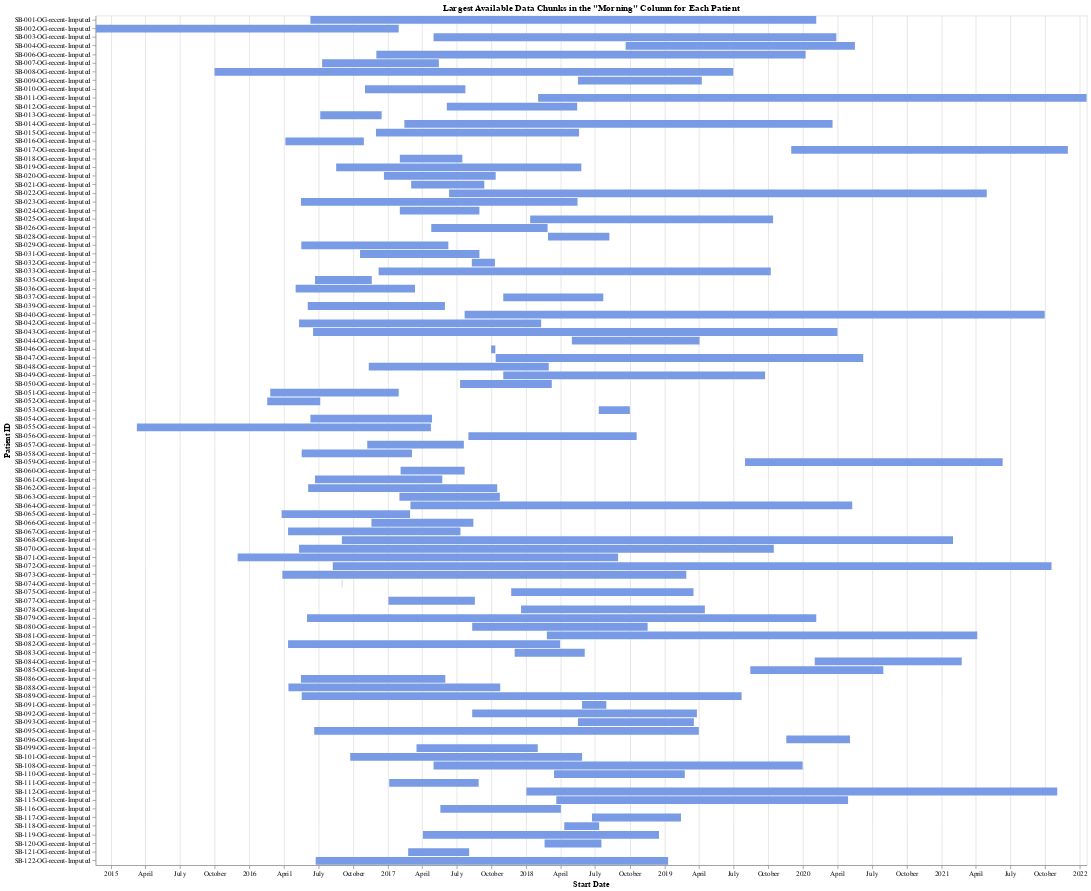

The cell this chart's notebook holds for it:
### Markdown cell above
## Display Largest available chunk in "Morning" Column

### Code cell
import pandas as pd
import altair as alt

# Convert date to datetime
df_all['Date'] = pd.to_datetime(df_all['Date'])

# Create a DataFrame to hold the biggest available chunks for visualization
biggest_available_chunks_df = pd.DataFrame(columns=['patient_id', 'start_date', 'end_date', 'chunk_size'])

# Function to find the largest available chunk
def find_largest_available_chunk(patient_data, column):
    patient_data = patient_data.sort_values(by='Date')
    patient_data['is_missing'] = patient_data[column].isna()
    
    # Variables to track available chunks
    largest_chunk = {
        'patient_id': None,
        'start_date': None,
        'end_date': None,
        'chunk_size': 0
    }
    current_chunk_start = None
    current_chunk_size = 0

    # Loop through the patient data to find the largest available chunk
    for index, row in patient_data.iterrows():
        if not row['is_missing']:  # If value is not NaN (i.e., available)
            if current_chunk_start is None:
                current_chunk_start = row['Date']  # Start of a new available chunk
            current_chunk_size += 1
        else:
            # Check if the current available chunk is the largest so far
            if current_chunk_size > largest_chunk['chunk_size']:
                largest_chunk = {
                    'patient_id': row['patient_id'],
                    'start_date': current_chunk_start,
                    'end_date': row['Date'],
                    'chunk_size': current_chunk_size
                }
            current_chunk_start = None
            current_chunk_size = 0

    # Handle the case where the last chunk is the largest
    if current_chunk_size > largest_chunk['chunk_size']:
        largest_chunk = {
            'patient_id': patient_data.iloc[-1]['patient_id'],
            'start_date': current_chunk_start,
            'end_date': patient_data.iloc[-1]['Date'],
            'chunk_size': current_chunk_size
        }
    
    return largest_chunk

# Loop through each patient to find the largest available chunk for the "Morning" column
for patient_id in df_all['patient_id'].unique():
    patient_data = df_all[df_all['patient_id'] == patient_id]
    largest_chunk = find_largest_available_chunk(patient_data, "Morning")

    # Append the largest chunk to the DataFrame
    if largest_chunk['chunk_size'] > 0:
        biggest_available_chunks_df = pd.concat([biggest_available_chunks_df, pd.DataFrame([largest_chunk])], ignore_index=True)

# Convert dates to datetime
biggest_available_chunks_df['start_date'] = pd.to_datetime(biggest_available_chunks_df['start_date'])
biggest_available_chunks_df['end_date'] = pd.to_datetime(biggest_available_chunks_df['end_date'])

# Create a base Altair chart for the largest available chunk
base = alt.Chart(biggest_available_chunks_df).encode(
    y=alt.Y('patient_id:N', title='Patient ID', sort=alt.EncodingSortField(field='patient_id', order='ascending')),
    x=alt.X('start_date:T', title='Start Date')
)

# Create bars representing the largest available chunk for each patient
chunk_bars = base.mark_bar().encode(
    x2='end_date:T',
    color=alt.value('#799AE5'),  # Color for available data periods
    tooltip=['patient_id:N', 'start_date:T', 'end_date:T', 'chunk_size:Q']
)

# Display the chart
chunk_bars.properties(
    title='Largest Available Data Chunks in the "Morning" Column for Each Patient',
    width=1400,
    height=1200
).interactive()

### Figure 1 — Vega-Lite specification as saved in the notebook (floating-point values rounded to 4 significant figures)
{"config": {"view": {"continuousWidth": 300, "continuousHeight": 300}}, "data": {"name": "data-08f48a0cadc097f919dce1d152a7d883"}, "mark": {"type": "bar"}, "encoding": {"color": {"value": "#799AE5"}, "tooltip": [{"field": "patient_id", "type": "nominal"}, {"field": "start_date", "type": "temporal"}, {"field": "end_date", "type": "temporal"}, {"field": "chunk_size", "type": "quantitative"}], "x": {"field": "start_date", "title": "Start Date", "type": "temporal"}, "x2": {"field": "end_date"}, "y": {"field": "patient_id", "sort": {"field": "patient_id", "order": "ascending"}, "title": "Patient ID", "type": "nominal"}}, "height": 1200, "params": [{"name": "param_1", "select": {"type": "interval", "encodings": ["x", "y"]}, "bind": "scales"}], "title": "Largest Available Data Chunks in the \"Morning\" Column for Each Patient", "width": 1400, "$schema": "https://vega.github.io/schema/vega-lite/v5.20.1.json", "datasets": {"data-08f48a0cadc097f919dce1d152a7d883": [{"patient_id": "SB-011-OG-recent-Imputed", "start_date": "2018-02-01T00:00:00", "end_date": "2022-01-19T00:00:00", "chunk_size": 1449}, {"patient_id": "SB-112-OG-recent-Imputed", "start_date": "2018-01-01T00:00:00", "end_date": "2021-11-02T00:00:00", "chunk_size": 1402}, {"patient_id": "SB-007-OG-recent-Imputed", "start_date": "2016-07-11T00:00:00", "end_date": "2017-05-15T00:00:00", "chunk_size": 309}, {"patient_id": "SB-053-OG-recent-Imputed", "start_date": "2018-07-11T00:00:00", "end_date": "2018-10-01T00:00:00", "chunk_size": 82}, {"patient_id": "SB-061-OG-recent-Imputed", "start_date": "2016-06-22T00:00:00", "end_date": "2017-05-24T00:00:00", "chunk_size": 337}, {"patient_id": "SB-077-OG-recent-Imputed", "start_date": "2017-01-02T00:00:00", "end_date": "2017-08-18T00:00:00", "chunk_size": 228}, {"patient_id": "SB-019-OG-recent-Imputed", "start_date": "2016-08-17T00:00:00", "end_date": "2018-05-26T00:00:00", "chunk_size": 648}, {"patient_id": "SB-083-OG-recent-Imputed", "start_date": "2017-12-01T00:00:00", "end_date": "2018-06-04T00:00:00", "chunk_size": 186}, {"patient_id": "SB-035-OG-recent-Imputed", "start_date": "2016-06-22T00:00:00", "end_date": "2016-11-19T00:00:00", "chunk_size": 150}, {"patient_id": "SB-120-OG-recent-Imputed", "start_date": "2018-02-18T00:00:00", "end_date": "2018-07-18T00:00:00", "chunk_size": 151}, {"patient_id": "SB-023-OG-recent-Imputed", "start_date": "2016-05-16T00:00:00", "end_date": "2018-05-16T00:00:00", "chunk_size": 730}, {"patient_id": "SB-095-OG-recent-Imputed", "start_date": "2016-06-20T00:00:00", "end_date": "2019-04-01T00:00:00", "chunk_size": 1016}, {"patient_id": "SB-029-OG-recent-Imputed", "start_date": "2016-05-17T00:00:00", "end_date": "2017-06-09T00:00:00", "chunk_size": 388}, {"patient_id": "SB-047-OG-recent-Imputed", "start_date": "2017-10-12T00:00:00", "end_date": "2020-06-08T00:00:00", "chunk_size": 971}, {"patient_id": "SB-089-OG-recent-Imputed", "start_date": "2016-05-18T00:00:00", "end_date": "2019-07-23T00:00:00", "chunk_size": 1161}, {"patient_id": "SB-051-OG-recent-Imputed", "start_date": "2016-02-25T00:00:00", "end_date": "2017-01-29T00:00:00", "chunk_size": 340}, {"patient_id": "SB-013-OG-recent-Imputed", "start_date": "2016-07-06T00:00:00", "end_date": "2016-12-15T00:00:00", "chunk_size": 162}, {"patient_id": "SB-110-OG-recent-Imputed", "start_date": "2018-03-15T00:00:00", "end_date": "2019-02-23T00:00:00", "chunk_size": 346}, {"patient_id": "SB-059-OG-recent-Imputed", "start_date": "2019-08-01T00:00:00", "end_date": "2021-06-11T00:00:00", "chunk_size": 680}, {"patient_id": "SB-037-OG-recent-Imputed", "start_date": "2017-11-01T00:00:00", "end_date": "2018-07-23T00:00:00", "chunk_size": 265}, {"patient_id": "SB-081-OG-recent-Imputed", "start_date": "2018-02-24T00:00:00", "end_date": "2021-04-05T00:00:00", "chunk_size": 1137}, {"patient_id": "SB-122-OG-recent-Imputed", "start_date": "2016-06-24T00:00:00", "end_date": "2019-01-10T00:00:00", "chunk_size": 930}, {"patient_id": "SB-021-OG-recent-Imputed", "start_date": "2017-03-03T00:00:00", "end_date": "2017-09-12T00:00:00", "chunk_size": 194}, {"patient_id": "SB-063-OG-recent-Imputed", "start_date": "2017-01-31T00:00:00", "end_date": "2017-10-23T00:00:00", "chunk_size": 265}, {"patient_id": "SB-118-OG-recent-Imputed", "start_date": "2018-04-11T00:00:00", "end_date": "2018-07-12T00:00:00", "chunk_size": 93}, {"patient_id": "SB-075-OG-recent-Imputed", "start_date": "2017-11-22T00:00:00", "end_date": "2019-03-18T00:00:00", "chunk_size": 482}, {"patient_id": "SB-108-OG-recent-Imputed", "start_date": "2017-05-01T00:00:00", "end_date": "2019-12-31T00:00:00", "chunk_size": 975}, {"patient_id": "SB-065-OG-recent-Imputed", "start_date": "2016-03-26T00:00:00", "end_date": "2017-02-28T00:00:00", "chunk_size": 340}, {"patient_id": "SB-073-OG-recent-Imputed", "start_date": "2016-03-28T00:00:00", "end_date": "2019-02-27T00:00:00", "chunk_size": 1066}, {"patient_id": "SB-031-OG-recent-Imputed", "start_date": "2016-10-19T00:00:00", "end_date": "2017-08-30T00:00:00", "chunk_size": 315}, {"patient_id": "SB-091-OG-recent-Imputed", "start_date": "2018-05-28T00:00:00", "end_date": "2018-07-31T00:00:00", "chunk_size": 65}, {"patient_id": "SB-049-OG-recent-Imputed", "start_date": "2017-11-01T00:00:00", "end_date": "2019-09-23T00:00:00", "chunk_size": 692}, {"patient_id": "SB-116-OG-recent-Imputed", "start_date": "2017-05-19T00:00:00", "end_date": "2018-04-02T00:00:00", "chunk_size": 319}, {"patient_id": "SB-015-OG-recent-Imputed", "start_date": "2016-11-30T00:00:00", "end_date": "2018-05-20T00:00:00", "chunk_size": 537}, {"patient_id": "SB-003-OG-recent-Imputed", "start_date": "2017-05-01T00:00:00", "end_date": "2020-03-29T00:00:00", "chunk_size": 1064}, {"patient_id": "SB-099-OG-recent-Imputed", "start_date": "2017-03-17T00:00:00", "end_date": "2018-01-31T00:00:00", "chunk_size": 321}, {"patient_id": "SB-039-OG-recent-Imputed", "start_date": "2016-06-03T00:00:00", "end_date": "2017-05-31T00:00:00", "chunk_size": 363}, {"patient_id": "SB-057-OG-recent-Imputed", "start_date": "2016-11-07T00:00:00", "end_date": "2017-07-20T00:00:00", "chunk_size": 256}, {"patient_id": "SB-085-OG-recent-Imputed", "start_date": "2019-08-15T00:00:00", "end_date": "2020-07-31T00:00:00", "chunk_size": 352}, {"patient_id": "SB-033-OG-recent-Imputed", "start_date": "2016-12-07T00:00:00", "end_date": "2019-10-08T00:00:00", "chunk_size": 1035}, {"patient_id": "SB-025-OG-recent-Imputed", "start_date": "2018-01-11T00:00:00", "end_date": "2019-10-14T00:00:00", "chunk_size": 642}, {"patient_id": "SB-093-OG-recent-Imputed", "start_date": "2018-05-17T00:00:00", "end_date": "2019-03-19T00:00:00", "chunk_size": 307}, {"patient_id": "SB-067-OG-recent-Imputed", "start_date": "2016-04-12T00:00:00", "end_date": "2017-07-11T00:00:00", "chunk_size": 455}, {"patient_id": "SB-009-OG-recent-Imputed", "start_date": "2018-05-17T00:00:00", "end_date": "2019-04-09T00:00:00", "chunk_size": 328}, {"patient_id": "SB-071-OG-recent-Imputed", "start_date": "2015-12-01T00:00:00", "end_date": "2018-08-31T00:00:00", "chunk_size": 1005}, {"patient_id": "SB-043-OG-recent-Imputed", "start_date": "2016-06-17T00:00:00", "end_date": "2020-04-01T00:00:00", "chunk_size": 1385}, {"patient_id": "SB-055-OG-recent-Imputed", "start_date": "2015-03-10T00:00:00", "end_date": "2017-04-24T00:00:00", "chunk_size": 585}, {"patient_id": "SB-017-OG-recent-Imputed", "start_date": "2019-12-01T00:00:00", "end_date": "2021-11-30T00:00:00", "chunk_size": 731}, {"patient_id": "SB-079-OG-recent-Imputed", "start_date": "2016-06-01T00:00:00", "end_date": "2020-02-05T00:00:00", "chunk_size": 1344}, {"patient_id": "SB-001-OG-recent-Imputed", "start_date": "2016-06-10T00:00:00", "end_date": "2020-02-05T00:00:00", "chunk_size": 1336}, {"patient_id": "SB-018-OG-recent-Imputed", "start_date": "2017-02-01T00:00:00", "end_date": "2017-07-16T00:00:00", "chunk_size": 165}, {"patient_id": "SB-060-OG-recent-Imputed", "start_date": "2017-02-03T00:00:00", "end_date": "2017-07-22T00:00:00", "chunk_size": 169}, {"patient_id": "SB-121-OG-recent-Imputed", "start_date": "2017-02-23T00:00:00", "end_date": "2017-08-03T00:00:00", "chunk_size": 161}, {"patient_id": "SB-022-OG-recent-Imputed", "start_date": "2017-06-11T00:00:00", "end_date": "2021-04-30T00:00:00", "chunk_size": 1420}, {"patient_id": "SB-082-OG-recent-Imputed", "start_date": "2016-04-12T00:00:00", "end_date": "2018-03-31T00:00:00", "chunk_size": 718}, {"patient_id": "SB-068-OG-recent-Imputed", "start_date": "2016-09-01T00:00:00", "end_date": "2021-01-31T00:00:00", "chunk_size": 1614}, {"patient_id": "SB-006-OG-recent-Imputed", "start_date": "2016-12-01T00:00:00", "end_date": "2020-01-08T00:00:00", "chunk_size": 1134}, {"patient_id": "SB-010-OG-recent-Imputed", "start_date": "2016-11-01T00:00:00", "end_date": "2017-07-24T00:00:00", "chunk_size": 266}, {"patient_id": "SB-052-OG-recent-Imputed", "start_date": "2016-02-17T00:00:00", "end_date": "2016-07-06T00:00:00", "chunk_size": 140}, {"patient_id": "SB-044-OG-recent-Imputed", "start_date": "2018-05-01T00:00:00", "end_date": "2019-04-03T00:00:00", "chunk_size": 338}, {"patient_id": "SB-096-OG-recent-Imputed", "start_date": "2019-11-18T00:00:00", "end_date": "2020-05-04T00:00:00", "chunk_size": 169}, {"patient_id": "SB-020-OG-recent-Imputed", "start_date": "2016-12-21T00:00:00", "end_date": "2017-10-12T00:00:00", "chunk_size": 296}, {"patient_id": "SB-036-OG-recent-Imputed", "start_date": "2016-05-02T00:00:00", "end_date": "2017-03-13T00:00:00", "chunk_size": 315}, {"patient_id": "SB-058-OG-recent-Imputed", "start_date": "2016-05-18T00:00:00", "end_date": "2017-03-05T00:00:00", "chunk_size": 292}, {"patient_id": "SB-080-OG-recent-Imputed", "start_date": "2017-08-11T00:00:00", "end_date": "2018-11-17T00:00:00", "chunk_size": 463}, {"patient_id": "SB-119-OG-recent-Imputed", "start_date": "2017-04-03T00:00:00", "end_date": "2018-12-17T00:00:00", "chunk_size": 624}, {"patient_id": "SB-074-OG-recent-Imputed", "start_date": "2016-09-01T00:00:00", "end_date": "2016-09-02T00:00:00", "chunk_size": 1}, {"patient_id": "SB-062-OG-recent-Imputed", "start_date": "2016-06-04T00:00:00", "end_date": "2017-10-16T00:00:00", "chunk_size": 500}, {"patient_id": "SB-088-OG-recent-Imputed", "start_date": "2016-04-13T00:00:00", "end_date": "2017-10-24T00:00:00", "chunk_size": 559}, {"patient_id": "SB-050-OG-recent-Imputed", "start_date": "2017-07-10T00:00:00", "end_date": "2018-03-09T00:00:00", "chunk_size": 243}, {"patient_id": "SB-046-OG-recent-Imputed", "start_date": "2017-09-30T00:00:00", "end_date": "2017-10-11T00:00:00", "chunk_size": 12}, {"patient_id": "SB-028-OG-recent-Imputed", "start_date": "2018-02-27T00:00:00", "end_date": "2018-08-08T00:00:00", "chunk_size": 163}, {"patient_id": "SB-004-OG-recent-Imputed", "start_date": "2018-09-20T00:00:00", "end_date": "2020-05-17T00:00:00", "chunk_size": 605}, {"patient_id": "SB-012-OG-recent-Imputed", "start_date": "2017-06-05T00:00:00", "end_date": "2018-05-15T00:00:00", "chunk_size": 345}, {"patient_id": "SB-111-OG-recent-Imputed", "start_date": "2017-01-04T00:00:00", "end_date": "2017-08-28T00:00:00", "chunk_size": 237}, {"patient_id": "SB-002-OG-recent-Imputed", "start_date": "2014-11-21T00:00:00", "end_date": "2017-01-29T00:00:00", "chunk_size": 572}, {"patient_id": "SB-101-OG-recent-Imputed", "start_date": "2016-09-23T00:00:00", "end_date": "2018-05-28T00:00:00", "chunk_size": 613}, {"patient_id": "SB-117-OG-recent-Imputed", "start_date": "2018-06-23T00:00:00", "end_date": "2019-02-13T00:00:00", "chunk_size": 236}, {"patient_id": "SB-014-OG-recent-Imputed", "start_date": "2017-02-13T00:00:00", "end_date": "2020-03-19T00:00:00", "chunk_size": 1130}, {"patient_id": "SB-056-OG-recent-Imputed", "start_date": "2017-08-01T00:00:00", "end_date": "2018-10-19T00:00:00", "chunk_size": 444}, {"patient_id": "SB-040-OG-recent-Imputed", "start_date": "2017-07-22T00:00:00", "end_date": "2021-09-30T00:00:00", "chunk_size": 1532}, {"patient_id": "SB-072-OG-recent-Imputed", "start_date": "2016-08-08T00:00:00", "end_date": "2021-10-18T00:00:00", "chunk_size": 1898}, {"patient_id": "SB-064-OG-recent-Imputed", "start_date": "2017-03-01T00:00:00", "end_date": "2020-05-10T00:00:00", "chunk_size": 1167}, {"patient_id": "SB-026-OG-recent-Imputed", "start_date": "2017-04-25T00:00:00", "end_date": "2018-02-26T00:00:00", "chunk_size": 308}, {"patient_id": "SB-048-OG-recent-Imputed", "start_date": "2016-11-11T00:00:00", "end_date": "2018-03-01T00:00:00", "chunk_size": 475}, {"patient_id": "SB-086-OG-recent-Imputed", "start_date": "2016-05-16T00:00:00", "end_date": "2017-06-01T00:00:00", "chunk_size": 381}, {"patient_id": "SB-054-OG-recent-Imputed", "start_date": "2016-06-10T00:00:00", "end_date": "2017-04-27T00:00:00", "chunk_size": 322}, {"patient_id": "SB-042-OG-recent-Imputed", "start_date": "2016-05-11T00:00:00", "end_date": "2018-02-09T00:00:00", "chunk_size": 639}, {"patient_id": "SB-115-OG-recent-Imputed", "start_date": "2018-03-21T00:00:00", "end_date": "2020-04-29T00:00:00", "chunk_size": 771}, {"patient_id": "SB-078-OG-recent-Imputed", "start_date": "2017-12-18T00:00:00", "end_date": "2019-04-17T00:00:00", "chunk_size": 486}, {"patient_id": "SB-016-OG-recent-Imputed", "start_date": "2016-04-05T00:00:00", "end_date": "2016-10-29T00:00:00", "chunk_size": 207}, {"patient_id": "SB-024-OG-recent-Imputed", "start_date": "2017-02-01T00:00:00", "end_date": "2017-08-30T00:00:00", "chunk_size": 211}, {"patient_id": "SB-092-OG-recent-Imputed", "start_date": "2017-08-11T00:00:00", "end_date": "2019-03-27T00:00:00", "chunk_size": 593}, {"patient_id": "SB-084-OG-recent-Imputed", "start_date": "2020-02-01T00:00:00", "end_date": "2021-02-23T00:00:00", "chunk_size": 389}, {"patient_id": "SB-032-OG-recent-Imputed", "start_date": "2017-08-10T00:00:00", "end_date": "2017-10-10T00:00:00", "chunk_size": 62}, {"patient_id": "SB-070-OG-recent-Imputed", "start_date": "2016-05-11T00:00:00", "end_date": "2019-10-16T00:00:00", "chunk_size": 1254}, {"patient_id": "SB-008-OG-recent-Imputed", "start_date": "2015-10-01T00:00:00", "end_date": "2019-07-01T00:00:00", "chunk_size": 1369}, {"patient_id": "SB-066-OG-recent-Imputed", "start_date": "2016-11-18T00:00:00", "end_date": "2017-08-14T00:00:00", "chunk_size": 270}]}}
